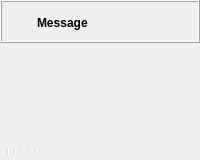
  <widget class="QWidget" name="centralwidget">
   <layout class="QVBoxLayout" name="verticalLayout_2">
    <property name="spacing">
     <number>0</number>
    </property>
    <property name="leftMargin">
     <number>0</number>
    </property>
    <property name="topMargin">
     <number>0</number>
    </property>
    <property name="rightMargin">
     <number>0</number>
    </property>
    <property name="bottomMargin">
     <number>0</number>
    </property>
    <item>
     <widget class="QWidget" name="mainWidget" native="true">
      <property name="sizePolicy">
       <sizepolicy hsizetype="Expanding" vsizetype="Expanding">
        <horstretch>0</horstretch>
        <verstretch>0</verstretch>
       </sizepolicy>
      </property>
      <layout class="QVBoxLayout" name="verticalLayout_3">
       <property name="spacing">
        <number>0</number>
       </property>
       <property name="leftMargin">
        <number>0</number>
       </property>
       <property name="topMargin">
        <number>0</number>
       </property>
       <property name="rightMargin">
        <number>0</number>
       </property>
       <property name="bottomMargin">
        <number>0</number>
       </property>
       <item>
        <widget class="QFrame" name="frameCompileResult">
         <property name="frameShape">
          <enum>QFrame::Box</enum>
         </property>
         <property name="frameShadow">
          <enum>QFrame::Raised</enum>
         </property>
         <layout class="QGridLayout" name="gridLayoutCompileResult">
          <property name="leftMargin">
           <number>6</number>
          </property>
          <property name="topMargin">
           <number>6</number>
          </property>
          <property name="rightMargin">
           <number>6</number>
          </property>
          <property name="bottomMargin">
           <number>4</number>
          </property>
          <property name="horizontalSpacing">
           <number>4</number>
          </property>
          <item row="0" column="1">
           <widget class="QLabel" name="labelCompileResultMessage">
            <property name="sizePolicy">
             <sizepolicy hsizetype="Preferred" vsizetype="Preferred">
              <horstretch>1</horstretch>
              <verstretch>0</verstretch>
             </sizepolicy>
            </property>
            <property name="font">
             <font>
              <weight>75</weight>
              <bold>true</bold>
             </font>
            </property>
            <property name="text">
             <string>Message</string>
            </property>
            <property name="wordWrap">
             <bool>true</bool>
            </property>
           </widget>
          </item>
          <item row="0" column="2">
           <widget class="QToolButton" name="toolButtonCompileResultClose">
            <property name="styleSheet">
             <string notr="true"/>
            </property>
            <property name="text">
             <string/>
            </property>
            <property name="icon">
             <iconset resource="../../resources/common.qrc">
              <normaloff>:/icons/close.png</normaloff>:/icons/close.png</iconset>
            </property>
            <property name="iconSize">
             <size>
              <width>22</width>
              <height>22</height>
             </size>
            </property>
            <property name="toolButtonStyle">
             <enum>Qt::ToolButtonIconOnly</enum>
            </property>
            <property name="autoRaise">
             <bool>true</bool>
            </property>
           </widget>
          </item>
          <item row="0" column="0">
           <widget class="QToolButton" name="toolButtonCompileResultIcon">
            <property name="styleSheet">
             <string notr="true">QToolButton { border: none; }</string>
            </property>
            <property name="text">
             <string/>
            </property>
            <property name="icon">
             <iconset resource="../../resources/common.qrc">
              <normaloff>:/icons/information-icons-error.png</normaloff>:/icons/information-icons-error.png</iconset>
            </property>
            <property name="iconSize">
             <size>
              <width>22</width>
              <height>22</height>
             </size>
            </property>
            <property name="autoRaise">
             <bool>false</bool>
            </property>
           </widget>
          </item>
         </layout>
        </widget>
       </item>
       <item>
        <widget class="QGLView" name="qglview" native="true">
         <property name="sizePolicy">
          <sizepolicy hsizetype="Expanding" vsizetype="Expanding">
           <horstretch>0</horstretch>
           <verstretch>0</verstretch>
          </sizepolicy>
         </property>
         <property name="minimumSize">
          <size>
           <width>200</width>
           <height>100</height>
          </size>
         </property>
        </widget>
       </item>
       <item>
        <widget class="QToolBar" name="viewerToolBar">
         <addaction name="designActionPreview"/>
         <addaction name="designActionRender"/>
         <addaction name="separator"/>
         <addaction name="viewActionViewAll"/>
         <addaction name="viewActionZoomIn"/>
         <addaction name="viewActionZoomOut"/>
         <addaction name="viewActionResetView"/>
         <addaction name="separator"/>
         <addaction name="viewActionRight"/>
         <addaction name="viewActionLeft"/>
         <addaction name="viewActionBack"/>
         <addaction name="viewActionFront"/>
         <addaction name="viewActionTop"/>
         <addaction name="viewActionBottom"/>
         <addaction name="separator"/>
         <addaction name="viewActionPerspective"/>
         <addaction name="viewActionOrthogonal"/>
         <addaction name="separator"/>
         <addaction name="viewActionGimbalMode"/>
         <addaction name="viewActionFlyMode"/>
         <addaction name="separator"/>
         <addaction name="viewActionShowAxes"/>
         <addaction name="viewActionShowScaleProportional"/>
         <addaction name="viewActionShowEdges"/>
        </widget>
       </item>
      </layout>
      <zorder>qglview</zorder>
      <zorder>viewerToolBar</zorder>
      <zorder>frameCompileResult</zorder>
     </widget>
    </item>
   </layout>
  </widget>
